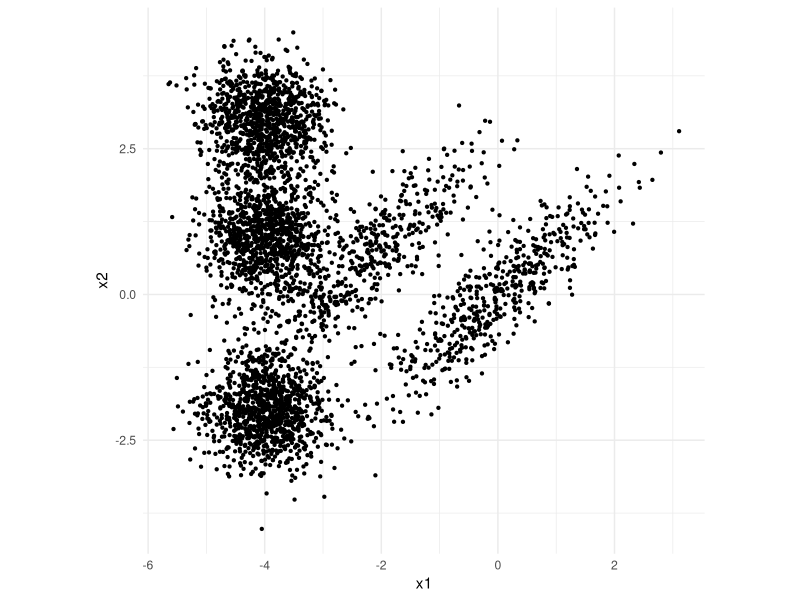

Write R code to recreate this figure. (Note: this script raises an error after producing the figure.)
library(mclust)
library(ggforce)
library(tidyverse)

set.seed(42)

X1a <- MASS::mvrnorm(
  500,
  mu = c(4, -4),
  Sigma = diag(2)
)

X1b <- MASS::mvrnorm(
  500,
  mu = c(0, 0),
  Sigma = diag(2)
)

X1 <- rbind(X1a, X1b)

# linear transformation (rotation/shear/scale)
A <- matrix(
  c(0.374, 0.732,
    0.95,  0.598),
  2,
  byrow = TRUE
)

X1 <- X1 %*% A

centers <- matrix(
  c(-4, 1,
    -4, 3,
    -4, -2),
  byrow = TRUE,
  ncol = 2
)

X2 <- do.call(
  rbind,
  lapply(1:3, function(i) {
    MASS::mvrnorm(
      1000,
      mu = centers[i, ],
      Sigma = diag(2) * 0.25
    )
  }
  )
)

X <- rbind(X1, X2) |>
  as_tibble() |>
  setNames(c("x1", "x2"))

ggplot(X, aes(x1, x2)) +
  geom_point(size = 0.8) +
  coord_equal() +
  theme_minimal()

# -----------------------------
# GMM FIT (full)
# -----------------------------
K <- 5
X_2 <- X
gm <- Mclust(X_2, G = K, modelNames = "VVV")

X_2$cluster <- factor(gm$classification)

# -----------------------------
# GRID PDF (like score_samples)
# -----------------------------

size <- 50
grid <- expand.grid(
  x1 = seq(min(X$x1) - 1, max(X$x1) + 1, length.out = size),
  x2 = seq(min(X$x2) - 1, max(X$x2) + 1, length.out = size)
)

dens <- predict(gm, grid, what = "dens")

grid <- grid |>
  bind_cols(as_tibble(dens$z))

grid_long <- grid |>
  pivot_longer(
    cols = -c(x1, x2),
    names_to = "cluster",
    values_to = "density"
  )

# -----------------------------
# ELLIPSES + CLUSTERS
# -----------------------------
ggplot(X, aes(x1, x2, color = cluster)) +
  geom_point(size = 0.8) +
  stat_ellipse(level = 0.68) +
  stat_ellipse(level = 0.95) +
  coord_equal() +
  theme_minimal()

# -----------------------------
# MULTI MODELS
# -----------------------------
gm_full <- Mclust(X, G = K, modelNames = "VVV")
gm_tied <- Mclust(X, G = K, modelNames = "EEE")
gm_spherical <- Mclust(X, G = K, modelNames = "EII")
gm_diag <- Mclust(X, G = K, modelNames = "VVI")

plot_model <- function(model, name) {

  X2 <- X
  X2$cluster <- factor(model$classification)

  p1 <- ggplot(X2, aes(x1, x2, color = cluster)) +
    geom_point(size = 0.8) +
    stat_ellipse(level = 0.68) +
    stat_ellipse(level = 0.95) +
    coord_equal() +
    ggtitle(name) +
    theme_minimal()

  print(p1)
}

get_ellipse <- function(mu, Sigma, level = 0.68, n = 100) {

  eig <- eigen(Sigma)

  a <- sqrt(eig$values[1] * qchisq(level, df = 2))
  b <- sqrt(eig$values[2] * qchisq(level, df = 2))

  theta <- atan2(eig$vectors[2, 1], eig$vectors[1, 1])

  t <- seq(0, 2 * pi, length.out = n)

  tibble(
    x1 = mu[1] + a * cos(t) * cos(theta) - b * sin(t) * sin(theta),
    x2 = mu[2] + a * cos(t) * sin(theta) + b * sin(t) * cos(theta)
  )
}

plot_model <- function(model, name) {

  X2 <- X
  X2$cluster <- factor(model$classification)

  mu <- model$parameters$mean
  Sigma <- model$parameters$variance

  K <- model$G

  ell_68 <- lapply(
    1:K,
    function(k) {
      get_ellipse(mu[, k], Sigma$sigma[, , k], level = 0.68) |>
        mutate(cluster = factor(k))
    }
  ) |>
    bind_rows()

  ell_95 <- lapply(
    1:K,
    function(k) {
      get_ellipse(mu[, k], Sigma$sigma[, , k], level = 0.95) |>
        mutate(cluster = factor(k))
    }
  ) |>
    bind_rows()

  p1 <- ggplot(X2, aes(x1, x2, color = cluster)) +
    geom_point(size = 0.8) +
    geom_path(data = ell_68, aes(x1, x2, group = cluster), linewidth = 0.8) +
    geom_path(data = ell_95, aes(x1, x2, group = cluster), linewidth = 0.8) +
    coord_equal() +
    ggtitle(name) +
    theme_minimal()

  print(p1)
}

plot_model(gm_full, "full")
plot_model(gm_tied, "tied")
plot_model(gm_spherical, "spherical")
plot_model(gm_diag, "diag")

# -----------------------------
# BIC over K
# -----------------------------

Ks <- 2:8
mods <- lapply(Ks, function(k) Mclust(X, G = k))

bic <- sapply(mods, BIC)

tibble(K = Ks, BIC = bic) |>
  ggplot(aes(K, BIC)) +
  geom_line() +
  geom_point() +
  theme_minimal()
